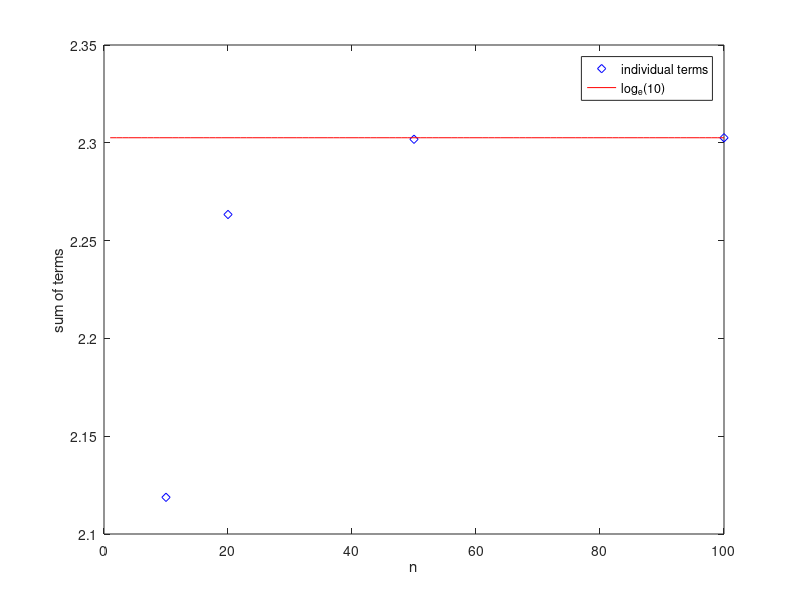

The MATLAB script that drew this image:
%Written by: ???, ID:???
%Date: ????
clear all; close all; clc;
%Infinite series
%% part a
%define variables
n=1:100;
terms = ((9/10).^n)./n;
%%
%calculate sum for n up to 10
terms_n10 = terms(1:10);
sum_n10 = sum(terms_n10);

%calculate sum for n up to 20
sum_n20 = sum(terms(1:20));

%calculate sum for n up to 50
sum_n50 = sum(terms(1:50));

%calculate sum for n up to 100
sum_n100 = sum(terms(1:100));

%results in vector
n_plot = [10 20 50 100];
sum_plot = [sum_n10, sum_n20, sum_n50, sum_n100];
%plotting the sums
plot(n_plot, sum_plot,'bd')
xlabel('n')
ylabel('sum of terms')

%% part b
%create a vector for the log10 value
convergence = ones(1,100)*log(10);

%plotting log(10) as red line
hold on
plot(n,convergence,'r-')
xlabel('n')
ylabel('sum of terms')
legend('individual terms','log_e(10)')

%% Example 2b (using loop)
% n_all=1:100;
% terms = ((9/10).^n_all)./n_all;
% sum_terms = zeros(1,100)

% for n = 1:100
%     sum_terms(n) = sum(terms(1:n));
% end
% hold on
% plot(n_all,sum_terms,'bd')
% xlabel('n')
% ylabel('sum of terms')
% hold off